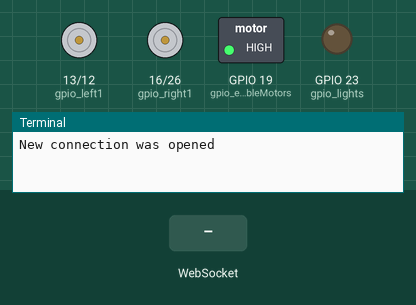
The program below on a simulated Raspberry Pi (BCM pin numbers). Shown: motor-driver pin pairs drawn as motors (green arrow = first pin HIGH = forward, orange = second pin HIGH = backward, longer = more drive, scaled by the enable pin), switched loads named in the program (green lamp = pin HIGH), output pins drawn as LEDs (lit = HIGH), the last lines printed to the terminal. The inputs (shaded band) are chosen by the test bench. A WebSocket client connects 1 s after the server starts.

Above: at 1.2 s.
1.3 s: WebSocket message "left" arrives
At 2.2 s:
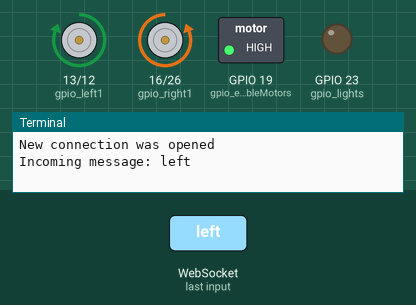
2.8 s: WebSocket message "right" arrives
At 3.3 s:
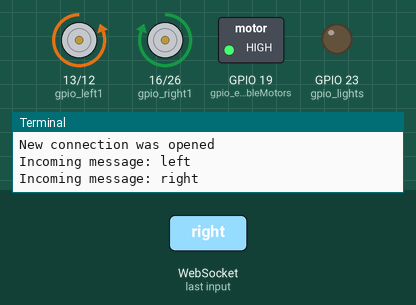
4.3 s: WebSocket message "forward" arrives
At 5.5 s:
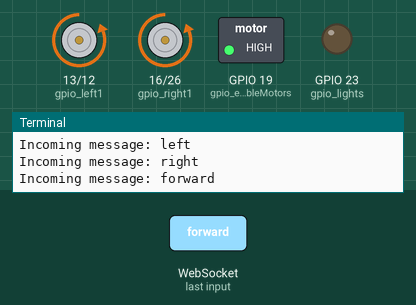
5.8 s: WebSocket message "backward" arrives
At 6.8 s:
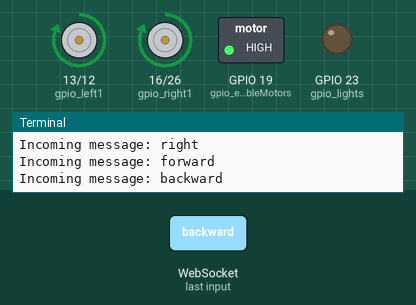
7.3 s: WebSocket message "lightson" arrives
At 7.9 s:
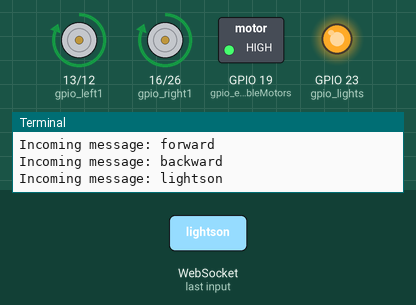
8.8 s: WebSocket message "stop" arrives
At 9.1 s:
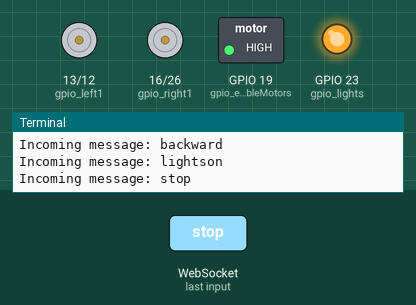
Timing chart, 0 to 11.3 s (numbered marks = the images above; inputs shaded):
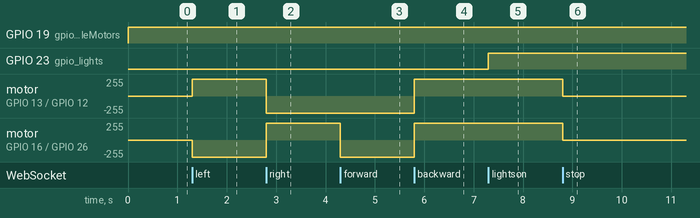

Measured:
- after the input at 1.3 s, motor on GPIO 13 (gpio_left1) / GPIO 12 (gpio_left2): stopped → forward 255/255 at once; motor on GPIO 16 (gpio_right1) / GPIO 26 (gpio_right2): stopped → backward 255/255 at once
- after the input at 2.8 s, motor on GPIO 13 (gpio_left1) / GPIO 12 (gpio_left2): forward 255/255 → backward 255/255 at once; motor on GPIO 16 (gpio_right1) / GPIO 26 (gpio_right2): backward 255/255 → forward 255/255 at once
- after the input at 4.3 s, motor on GPIO 16 (gpio_right1) / GPIO 26 (gpio_right2): forward 255/255 → backward 255/255 at once
- after the input at 5.8 s, motor on GPIO 13 (gpio_left1) / GPIO 12 (gpio_left2), motor on GPIO 16 (gpio_right1) / GPIO 26 (gpio_right2): backward 255/255 → forward 255/255 at once
- after the input at 7.3 s, GPIO 23 (gpio_lights): LOW → HIGH at once
- after the input at 8.8 s, motor on GPIO 13 (gpio_left1) / GPIO 12 (gpio_left2), motor on GPIO 16 (gpio_right1) / GPIO 26 (gpio_right2): forward 255/255 → stopped at once

The program:

server.py
```python
import tornado.httpserver
import tornado.websocket
import tornado.ioloop
import tornado.web
import wiringpi2
import serial
import time
import os

gpio_enableMotors = 19
gpio_leftPwm = 6
gpio_left1 = 13
gpio_left2 = 12
gpio_rightPwm = 20
gpio_right1 = 16
gpio_right2 = 26
gpio_lights = 23
serialport = '/dev/ttyUSB0'
ser = None

class WebStaticFileHandler(tornado.web.StaticFileHandler):
    def set_extra_headers(self, path):
        # Disable cache
        self.set_header('Cache-Control', 'no-store, no-cache, must-revalidate, max-age=0')

class MainHandler(tornado.web.RequestHandler):
    def get(self):
        self.render("public/index.html")

class WSHandler(tornado.websocket.WebSocketHandler):
    def open(self):
        print 'New connection was opened'

    def on_message(self, message):
        print 'Incoming message:', message
        if message == "stop":
            stop()
        elif message == "left":
            left()
        elif message == "right":
            right()
        elif message == "forward":
            forward()
        elif message == "backward":
            backward()
        elif message == "lightson":
            wiringpi2.digitalWrite(gpio_lights, 1)
        elif message == "lightsoff":
            wiringpi2.digitalWrite(gpio_lights, 0)
        elif message == "reboot":
            stop()
            os.system("/sbin/reboot")
        elif message == "shutdown":
            stop()
            os.system("/sbin/shutdown -h -H now")
        elif message == "distance":
            serialCommand("D;")
            time.sleep(0.05)
            out = ''
            if ser is not None:
                while ser.inWaiting() > 0:
                    out += ser.read(1)
            self.write_message(out)
        else:
            split =  message.split(' ');
            if split[0] == 'servo':
                angle = split[1]
                cmd = "S" + angle + ";"
                serialCommand(cmd)
            if split[0] == 'say':
                text = message[3:]
                print 'Text to say:', text
                os.system("/home/pi/gspeak.sh "+text)


    def on_close(self):
        print 'Connection was closed...'

def stop():
    wiringpi2.digitalWrite(gpio_left1, 0)
    wiringpi2.digitalWrite(gpio_left2, 0)
    wiringpi2.digitalWrite(gpio_leftPwm, 0)
    wiringpi2.digitalWrite(gpio_right1, 0)
    wiringpi2.digitalWrite(gpio_right2, 0)
    wiringpi2.digitalWrite(gpio_rightPwm, 0)

def forward():
    wiringpi2.digitalWrite(gpio_left1, 0)
    wiringpi2.digitalWrite(gpio_left2, 1)
    wiringpi2.digitalWrite(gpio_leftPwm, 1)
    wiringpi2.digitalWrite(gpio_right1, 0)
    wiringpi2.digitalWrite(gpio_right2, 1)
    wiringpi2.digitalWrite(gpio_rightPwm, 1)

def backward():
    wiringpi2.digitalWrite(gpio_left1, 1)
    wiringpi2.digitalWrite(gpio_left2, 0)
    wiringpi2.digitalWrite(gpio_leftPwm, 1)
    wiringpi2.digitalWrite(gpio_right1, 1)
    wiringpi2.digitalWrite(gpio_right2, 0)
    wiringpi2.digitalWrite(gpio_rightPwm, 1)

def left():
    wiringpi2.digitalWrite(gpio_left1, 1)
    wiringpi2.digitalWrite(gpio_left2, 0)
    wiringpi2.digitalWrite(gpio_leftPwm, 1)
    wiringpi2.digitalWrite(gpio_right1, 0)
    wiringpi2.digitalWrite(gpio_right2, 1)
    wiringpi2.digitalWrite(gpio_rightPwm, 1)

def right():
    wiringpi2.digitalWrite(gpio_left1, 0)
    wiringpi2.digitalWrite(gpio_left2, 1)
    wiringpi2.digitalWrite(gpio_leftPwm, 1)
    wiringpi2.digitalWrite(gpio_right1, 1)
    wiringpi2.digitalWrite(gpio_right2, 0)
    wiringpi2.digitalWrite(gpio_rightPwm, 1)

application = tornado.web.Application([
    (r'/ws', WSHandler),
	(r'/', MainHandler),
	(r'/tmp/(.*)', WebStaticFileHandler, {"path": "/tmp"}),
	(r'/(.*)', WebStaticFileHandler, {"path": "/home/pi/RpiRover/public"})
])

def serialCommand(cmd):
    global ser
    if ser is None:
        try:
            ser = serial.Serial(port=serialport,baudrate=9600, timeout=1)
        except:
            ser = None
            print "Error opening serial port"
    try:
        ser.write(cmd)
    except:
        print "Error sending data to serial port"
        try:
            ser.close()
        except:
            print "Error closing port"
        ser = None


if __name__ == "__main__":
    wiringpi2.wiringPiSetupGpio()  # BCM numeration
    #motors pins set to output
    wiringpi2.pinMode(gpio_enableMotors, 1)
    wiringpi2.pinMode(gpio_leftPwm, 1)
    wiringpi2.pinMode(gpio_left1, 1)
    wiringpi2.pinMode(gpio_left2, 1)
    wiringpi2.pinMode(gpio_rightPwm, 1)
    wiringpi2.pinMode(gpio_right1, 1)
    wiringpi2.pinMode(gpio_right2, 1)
    wiringpi2.pinMode(gpio_lights, 1)
    stop();
    #enabling motor controller
    wiringpi2.digitalWrite(gpio_enableMotors, 1)
    http_server = tornado.httpserver.HTTPServer(application)
    http_server.listen(80)
    tornado.ioloop.IOLoop.instance().start()
```
